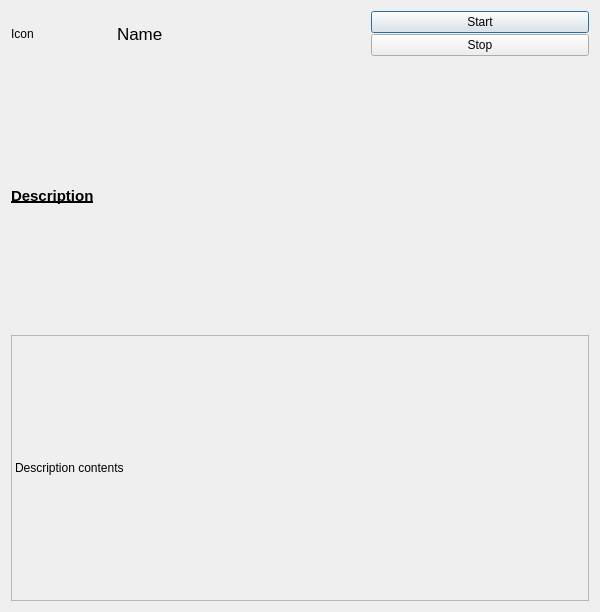
<?xml version="1.0" encoding="UTF-8"?>
<ui version="4.0">
 <class>Dialog</class>
 <widget class="QDialog" name="Dialog">
  <property name="windowModality">
   <enum>Qt::NonModal</enum>
  </property>
  <property name="geometry">
   <rect>
    <x>0</x>
    <y>0</y>
    <width>600</width>
    <height>612</height>
   </rect>
  </property>
  <property name="sizePolicy">
   <sizepolicy hsizetype="Preferred" vsizetype="Minimum">
    <horstretch>0</horstretch>
    <verstretch>0</verstretch>
   </sizepolicy>
  </property>
  <property name="minimumSize">
   <size>
    <width>500</width>
    <height>0</height>
   </size>
  </property>
  <property name="sizeIncrement">
   <size>
    <width>0</width>
    <height>-1</height>
   </size>
  </property>
  <property name="windowTitle">
   <string>Dialog</string>
  </property>
  <layout class="QVBoxLayout" name="verticalLayout_4">
   <item>
    <layout class="QHBoxLayout" name="horizontalLayout">
     <property name="sizeConstraint">
      <enum>QLayout::SetDefaultConstraint</enum>
     </property>
     <item>
      <widget class="QLabel" name="pairing_icon">
       <property name="sizePolicy">
        <sizepolicy hsizetype="Minimum" vsizetype="Minimum">
         <horstretch>0</horstretch>
         <verstretch>0</verstretch>
        </sizepolicy>
       </property>
       <property name="maximumSize">
        <size>
         <width>100</width>
         <height>150</height>
        </size>
       </property>
       <property name="text">
        <string>Icon</string>
       </property>
      </widget>
     </item>
     <item>
      <widget class="QLabel" name="pairing_name">
       <property name="font">
        <font>
         <pointsize>13</pointsize>
         <weight>50</weight>
         <bold>false</bold>
        </font>
       </property>
       <property name="text">
        <string>Name</string>
       </property>
      </widget>
     </item>
     <item>
      <layout class="QVBoxLayout" name="verticalLayout_2">
       <property name="spacing">
        <number>1</number>
       </property>
       <property name="leftMargin">
        <number>15</number>
       </property>
       <item>
        <widget class="QPushButton" name="start_button">
         <property name="sizePolicy">
          <sizepolicy hsizetype="Preferred" vsizetype="Fixed">
           <horstretch>0</horstretch>
           <verstretch>0</verstretch>
          </sizepolicy>
         </property>
         <property name="text">
          <string>Start</string>
         </property>
        </widget>
       </item>
       <item>
        <widget class="QPushButton" name="stop_button">
         <property name="sizePolicy">
          <sizepolicy hsizetype="Preferred" vsizetype="Fixed">
           <horstretch>0</horstretch>
           <verstretch>0</verstretch>
          </sizepolicy>
         </property>
         <property name="text">
          <string>Stop</string>
         </property>
        </widget>
       </item>
      </layout>
     </item>
    </layout>
   </item>
   <item>
    <widget class="QLabel" name="pairing_description_title">
     <property name="sizePolicy">
      <sizepolicy hsizetype="MinimumExpanding" vsizetype="Minimum">
       <horstretch>0</horstretch>
       <verstretch>0</verstretch>
      </sizepolicy>
     </property>
     <property name="font">
      <font>
       <pointsize>11</pointsize>
       <weight>75</weight>
       <bold>true</bold>
       <underline>true</underline>
      </font>
     </property>
     <property name="frameShape">
      <enum>QFrame::NoFrame</enum>
     </property>
     <property name="frameShadow">
      <enum>QFrame::Plain</enum>
     </property>
     <property name="text">
      <string>Description</string>
     </property>
    </widget>
   </item>
   <item>
    <widget class="QLabel" name="pairing_description">
     <property name="sizePolicy">
      <sizepolicy hsizetype="MinimumExpanding" vsizetype="Minimum">
       <horstretch>0</horstretch>
       <verstretch>0</verstretch>
      </sizepolicy>
     </property>
     <property name="font">
      <font>
       <pointsize>9</pointsize>
      </font>
     </property>
     <property name="frameShape">
      <enum>QFrame::StyledPanel</enum>
     </property>
     <property name="frameShadow">
      <enum>QFrame::Sunken</enum>
     </property>
     <property name="text">
      <string>Description contents</string>
     </property>
    </widget>
   </item>
  </layout>
 </widget>
 <resources/>
 <connections/>
</ui>
